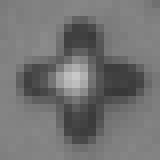
#> input picture resources/fidicucial_ref.tif, 20 x 20 px, found by its file name (shown 8 times larger)
$ jupyter execute --allow-errors cell_prolif_preproc_pattern_matching.ipynb   (shell and % lines are left out)   (older library calls are emulated)
#> lines starting #> are read from the running program, lines starting #| are printed output that depends on the picture; after the words box and inside, x2 and y2 are one past the last pixel; in counts of white or black regions, pixels touching at a corner belong together
[cell 1]
import os
from glob import glob
from PIL import Image
import numpy as np
import matplotlib.pyplot as plt
import cv2
from scipy import stats

### Define image paths & some other items we'll need

Note the OpenCV variables in all-caps. These are just helpful variable names for values OpenCV uses internally. This style of all-caps is commonly found in C programming for enumeration data types (constants), and is used to help make programs easier to read and maintain.

See https://docs.opencv.org/4.2.0/d4/d86/group__imgproc__filter.html for more info on enumerations related to image filtering in OpenCV.

**You'll need to fix the path to your images here**

[cell 2]
data_dir = '../t01/'
apt_ref_path = 'apt_ref.tif'
fid_ref_path = 'fidicucial_ref.tif'
img_paths = sorted(glob(os.path.join(data_dir, '*.tif')))

[cell 3]
img_paths

[cell 4]
len(img_paths)

[cell 5]
fid_ref = Image.open(fid_ref_path)
#> fid_ref is the input picture: PIL image 20x20 L; min 56, max 200, mean 115
fid_ref = np.asarray(fid_ref)

[cell 6]
fid_ref.shape
#> Out = (20, 20)

[cell 7]
plt.figure(figsize=(2, 2))
_ = plt.imshow(fid_ref, cmap='gray', vmin=0, vmax=255)

[cell 8]
dig_refs = []

#> (the rest of this cell did not finish here and is left out)

[cell 9]
fig, axes = plt.subplots(1, 10, sharey=True)

for i, dig_ref in enumerate(dig_refs):
    _ = axes[i].imshow(dig_ref, cmap='gray', vmin=0, vmax=255)

[cell 10]
apt_ref_mask = Image.open(apt_ref_path)
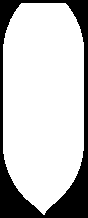
#> input picture resources/apt_ref.tif, 88 x 218 px, found by its file name
#> apt_ref_mask is the input picture: PIL image 88x218 L; 76.9% white; 1 black region, box (x1, y1, x2, y2) and area: (0, 0, 88, 218) 4431
apt_ref_mask = np.asarray(apt_ref_mask)

[cell 11]
apt_ref_mask.shape
#> Out = (218, 88)

[cell 12]
apt_ref_c, _ = cv2.findContours(apt_ref_mask, cv2.RETR_LIST, cv2.CHAIN_APPROX_SIMPLE)
#> apt_ref_c = 1 contour; box (x1, y1, x2, y2) and area: (3, 3, 84, 215) 14517

[cell 13]
len(apt_ref_c)
#> Out = 1

[cell 14]
apt_ref_c = apt_ref_c[0]
#> apt_ref_c = contour of 119 points, box (x1, y1, x2, y2) (3, 3, 84, 215), area 14517

[cell 15]
c_mask = np.zeros(apt_ref_mask.shape, dtype=np.uint8)
cv2.drawContours(c_mask, [apt_ref_c], 0, 255, 1)
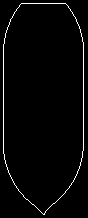
#> c_mask: shape (218, 88); 2.4% white in thin lines or dots, all inside (x1, y1, x2, y2) = (3, 3, 84, 215)
plt.figure(figsize=(8, 8))
_ = plt.imshow(c_mask, cmap='gray', vmin=0, vmax=255)
